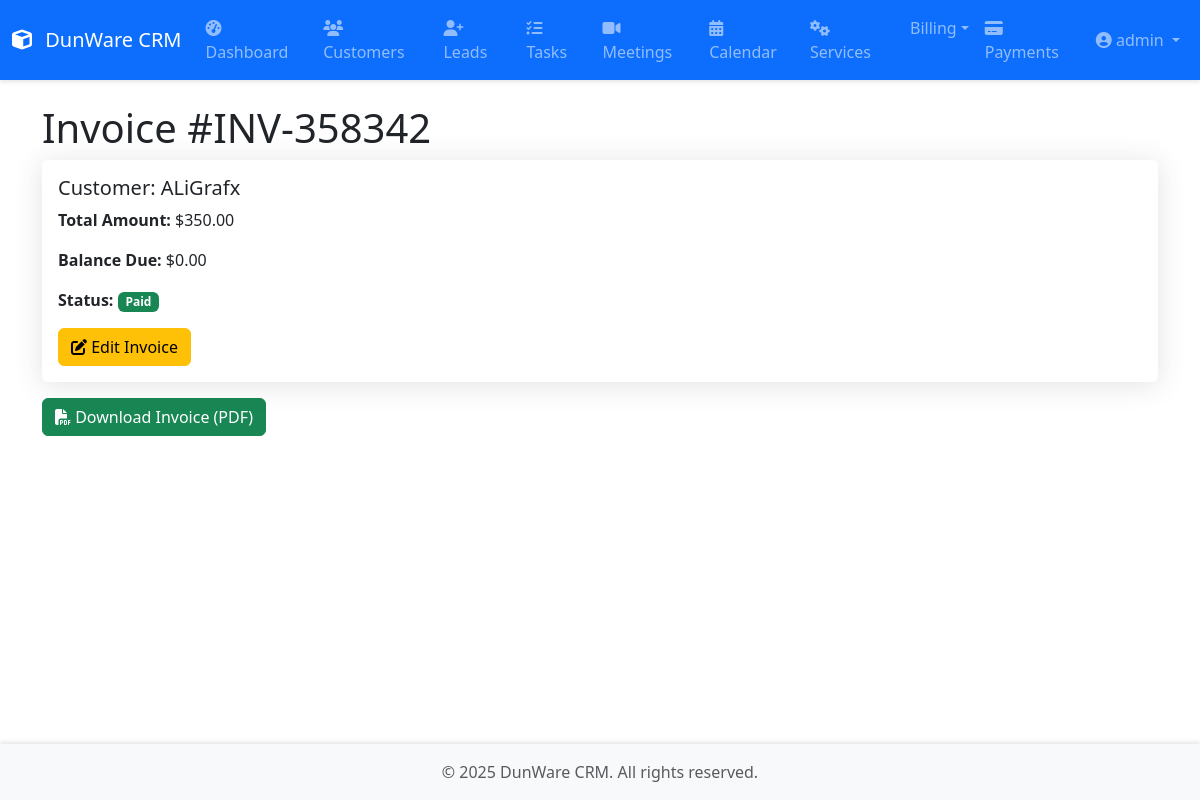
Screenshot of /billing/invoices/7/ (signed in) with the database file from the repository.
### core/models.py (models this page shows, shortened)
class Invoice(models.Model):
    STATUS_CHOICES = [
        ('pending', 'Pending'),
        ('paid', 'Paid'),
        ('overdue', 'Overdue'),
        ('cancelled', 'Cancelled')
    ]
    customer = models.ForeignKey('Customer', on_delete=models.CASCADE, related_name='invoices')
    services = models.ManyToManyField('ServiceSubscription', blank=True, related_name='invoices')
    invoice_number = models.CharField(max_length=20, unique=True)
    issue_date = models.DateField(default=timezone.now)
    due_date = models.DateField()
    total_amount = models.DecimalField(max_digits=10, decimal_places=2, default=0.00)
    amount_due = models.DecimalField(max_digits=10, decimal_places=2, default=0.00)  # ✅ Track remaining balance
    status = models.CharField(max_length=20, choices=STATUS_CHOICES, default='pending')
    created_at = models.DateTimeField(auto_now_add=True)
    @property
    def balance_due(self):
        total_paid = sum(payment.amount for payment in self.payments.all())
        return max(self.total_amount - total_paid, 0)

class Customer(models.Model):
    CUSTOMER_STATUS = [
        ('active', 'Active'),
        ('inactive', 'Inactive'),
        ('pending', 'Pending')
    ]
    company_name = models.CharField(max_length=200)
    contact_person = models.CharField(max_length=100)
    email = models.EmailField()
    phone = models.CharField(max_length=15)
    address = models.TextField()
    city = models.CharField(max_length=100)
    state = models.CharField(max_length=100)
    zip_code = models.CharField(max_length=10)
    website = models.URLField(blank=True, null=True)
    status = models.CharField(max_length=20, choices=CUSTOMER_STATUS, default='active')
    assigned_to = models.ForeignKey(Employee, on_delete=models.SET_NULL, null=True, related_name='customers')
    created_at = models.DateTimeField(auto_now_add=True)
    updated_at = models.DateTimeField(auto_now=True)

class Payment(models.Model):
    STATUS_CHOICES = [
        ('pending', 'Pending'),
        ('completed', 'Completed'),
        ('failed', 'Failed'),
    ]
    customer = models.ForeignKey('Customer', on_delete=models.CASCADE, related_name='payments')
    invoice = models.ForeignKey('Invoice', on_delete=models.CASCADE, related_name='payments')
    amount = models.DecimalField(max_digits=10, decimal_places=2)
    status = models.CharField(max_length=20, choices=STATUS_CHOICES, default='pending')
    transaction_date = models.DateTimeField(default=timezone.now)

### core/views.py (the view)
# urls.py: path('billing/invoices/<int:pk>/', views.InvoiceDetailView.as_view(), name='invoice-detail'),
class InvoiceDetailView(LoginRequiredMixin, DetailView):
    model = Invoice
    template_name = 'core/invoice_detail.html'
    context_object_name = 'invoice'

### core/templates/core/invoice_detail.html (shortened to what this page needs)
{% extends 'core/base.html' %}
{% load humanize %}
{% block content %}
<div class="container">
    <h1>Invoice #{{ invoice.invoice_number }}</h1>
    <div class="card">
        <div class="card-body">
            <h5 class="card-title">Customer: {{ invoice.customer.company_name }}</h5>
            <p><strong>Total Amount:</strong> ${{ invoice.total_amount|floatformat:2 }}</p>
            <p><strong>Balance Due:</strong> ${{ invoice.balance_due|floatformat:2 }}</p>
            <p><strong>Status:</strong>
                <span class="badge bg-{% if invoice.status == 'paid' %}success{% elif invoice.status == 'partially_paid' %}warning{% elif invoice.status == 'overdue' %}danger{% else %}primary{% endif %}">
                    {{ invoice.get_status_display }}
                </span>
            </p>
            <div class="d-flex">
                <a href="{% url 'invoice-update' invoice.pk %}" class="btn btn-warning">
                    <i class="fas fa-edit"></i> Edit Invoice
                </a>
            </div>
        </div>
    </div>
    <a href="{% url 'invoice-pdf' invoice.id %}" class="btn btn-success">
        <i class="fas fa-file-pdf"></i> Download Invoice (PDF)
    </a>
</div>
{% endblock %}

### core/templates/core/base.html (shortened to what this page needs)
{% load static %}
<!DOCTYPE html>
<html lang="en">
<head>
    <link href="https://cdn.jsdelivr.net/npm/bootstrap@5.3.2/dist/css/bootstrap.min.css" rel="stylesheet">
    <link href="https://cdn.jsdelivr.net/npm/@fortawesome/fontawesome-free@6.4.2/css/all.min.css" rel="stylesheet">
    <link href="https://cdn.jsdelivr.net/npm/flatpickr/dist/flatpickr.min.css" rel="stylesheet">
    <link href="{% static 'css/style.css' %}" rel="stylesheet">
</head>
<body>
    <nav class="navbar navbar-expand-lg navbar-dark bg-primary">
        <div class="container-fluid">
            <a class="navbar-brand" href="{% url 'dashboard' %}">
                <i class="fas fa-cube"></i> DunWare CRM
            </a>
            <div class="collapse navbar-collapse" id="navbarMain">
                {% if user.is_authenticated %}
                <ul class="navbar-nav me-auto">
                    <li class="nav-item">
                        <a class="nav-link {% if request.resolver_match.url_name == 'dashboard' %}active{% endif %}"
                           href="{% url 'dashboard' %}">
                            <i class="fas fa-tachometer-alt"></i> Dashboard
                        </a>
                    </li>
                    <li class="nav-item">
                        <a class="nav-link {% if 'customer' in request.resolver_match.url_name %}active{% endif %}"
                           href="{% url 'customer-list' %}">
                            <i class="fas fa-users"></i> Customers
                        </a>
                    </li>
                    <li class="nav-item">
                        <a class="nav-link {% if 'lead' in request.resolver_match.url_name %}active{% endif %}"
                           href="{% url 'lead-list' %}">
                            <i class="fas fa-user-plus"></i> Leads
                        </a>
                    </li>
                    <li class="nav-item">
                        <a class="nav-link {% if 'task' in request.resolver_match.url_name %}active{% endif %}"
                           href="{% url 'task-list' %}">
                            <i class="fas fa-tasks"></i> Tasks
                        </a>
                    </li>
                    <li class="nav-item">
                        <a class="nav-link {% if 'meeting' in request.resolver_match.url_name %}active{% endif %}"
                           href="{% url 'meeting-list' %}">
                            <i class="fas fa-video"></i> Meetings
                        </a>
                    </li>
                    <li class="nav-item">
                        <a class="nav-link {% if 'calendar' in request.resolver_match.url_name %}active{% endif %}"
                           href="{% url 'calendar' %}">
                            <i class="fas fa-calendar-alt"></i> Calendar
                        </a>
                    </li>
                    <li class="nav-item">
                        <a class="nav-link {% if 'service' in request.resolver_match.url_name %}active{% endif %}"
                           href="{% url 'service-list' %}">
                            <i class="fas fa-cogs"></i> Services
                        </a>
                    </li>
                    <li class="nav-item dropdown">
                        <a class="nav-link dropdown-toggle {% if 'billing' in request.resolver_match.url_name %}active{% endif %}" href="#" id="billingDropdown" role="button" data-bs-toggle="dropdown">Billing</a>
                    </li>
                    <li class="nav-item">
                        <a class="nav-link {% if 'payment' in request.resolver_match.url_name %}active{% endif %}"
                           href="{% url 'payment-list' %}">
                            <i class="fas fa-credit-card"></i> Payments
                        </a>
                    </li>
                </ul>
                    <ul class="navbar-nav ms-auto">
                        <li class="nav-item dropdown">
                            <a class="nav-link dropdown-toggle" href="#" id="navbarDropdown"
                               role="button" data-bs-toggle="dropdown">
                                <i class="fas fa-user-circle"></i>
                                {{ user.get_full_name|default:user.username }}
                            </a>
                        </li>
                    </ul>
                {% endif %}
            </div>
        </div>
    </nav>
    <div class="container-fluid py-4">
        {% block content %}{% endblock %}
    </div>
    <footer class="footer mt-auto py-3 bg-light">
        <div class="container text-center">
            <span class="text-muted">© {% now "Y" %} DunWare CRM. All rights reserved.</span>
        </div>
    </footer>
</body>
</html>

### dunware_crm/static/css/style.css (style rules this page uses)
body { min-height: 100vh; display: flex; flex-direction: column; }
.container-fluid { flex: 1; }
.navbar { box-shadow: 0 2px 4px rgba(0,0,0,.1); }
.navbar-brand i { margin-right: 0.5rem; }
.card { box-shadow: 0 0.15rem 1.75rem 0 rgba(58, 59, 69, 0.15); border: none; margin-bottom: 1rem; }
.footer { margin-top: auto; box-shadow: 0 -2px 4px rgba(0,0,0,.1); }

### rows the page displays
Invoice: invoice_number "INV-358342", customer.company_name "ALiGrafx", total_amount "350.00", balance_due "0.00", status "Paid"

### other values shown
{{ user.get_full_name|default:user.username }} "admin"
